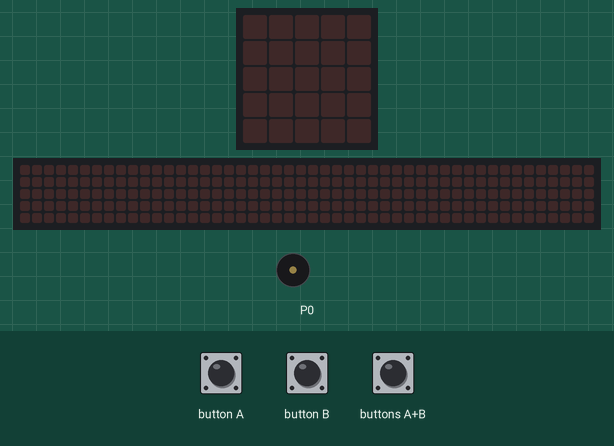
The program below on a simulated BBC micro:bit (MakeCode). Parts: the board's 5×5 LED display, a strip that is not on the board, showing the scrolling text unrolled, buzzer (waves = sounding). The test bench sets the inputs (shaded band). The 48×5 strip is a reading aid, not a part: it shows the text the display is scrolling, unrolled, one strip-width of it at a time.

Above: at 1.2 s.
1.3 s: button B pressed for 0.15 s
At 3.3 s:
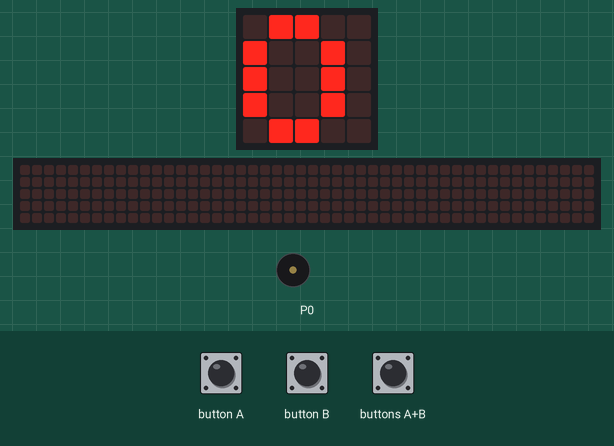
3.6 s: buttons A+B pressed for 0.15 s
At 3.82 s:
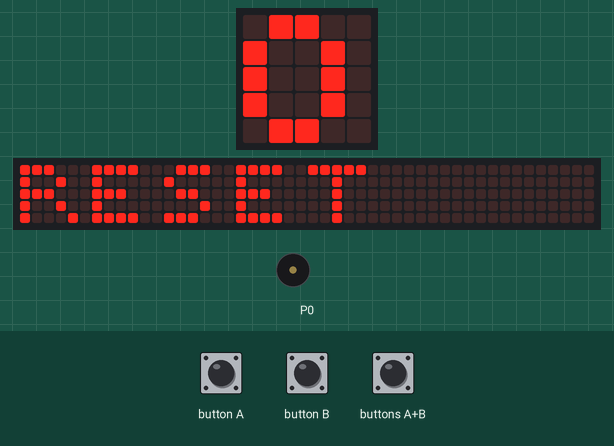
6.6 s: button A pressed for 0.15 s
At 9.22 s:
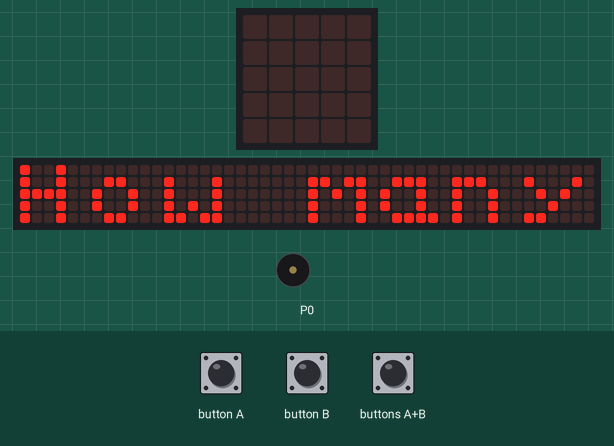
9.7 s: button B pressed for 0.15 s
At 17.17 s:
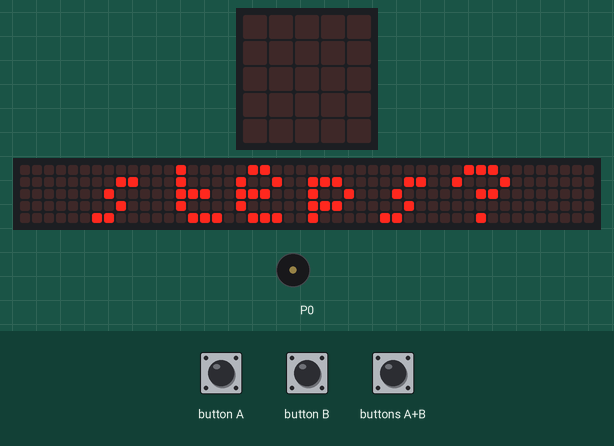
Timing chart, 0 to 18.7 s (numbered marks = the images above; inputs shaded):
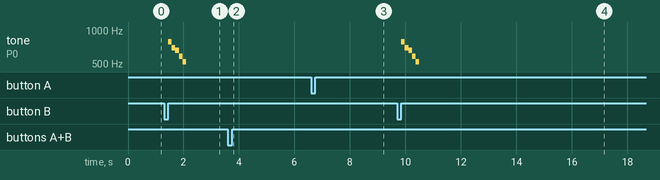

Measured:
- after the input at 1.3 s, tone on P0: plays 784 Hz for 0.13 s, 698 Hz for 0.13 s, 659 Hz for 0.13 s, 587 Hz for 0.13 s, 523 Hz for 0.13 s, starting after 0.15 s; the display: changes after 0.15 s (image 1)
- after the input at 3.6 s, the display: changes after 0.15 s (image 2)
- after the input at 6.6 s, the display: first differs from a run without the input after 2.6 s (image 3)
- after the input at 9.7 s, tone on P0: plays 784 Hz for 0.13 s, 698 Hz for 0.13 s, 659 Hz for 0.13 s, 587 Hz for 0.13 s, 523 Hz for 0.13 s, starting after 0.15 s
- what the display in image 4 shows lasts 0.4 s, from 17.0 s to 17.4 s

The program:

main.ts
```typescript
input.onButtonPressed(Button.A, function () {
    basic.showString("How many steps?")
    basic.showNumber(steps)
})
input.onGesture(Gesture.Shake, function () {
    steps += 1
    for (let index = 0; index < 2; index++) {
        basic.showIcon(IconNames.Heart)
        basic.showIcon(IconNames.SmallHeart)
    }
})
input.onButtonPressed(Button.AB, function () {
    steps = 0
    basic.showString("RESET")
})
input.onButtonPressed(Button.B, function () {
    if (steps >= 1500) {
        music.startMelody(music.builtInMelody(Melodies.JumpUp), MelodyOptions.Once)
    } else {
        music.startMelody(music.builtInMelody(Melodies.JumpDown), MelodyOptions.Once)
    }
    basic.showNumber(0.7 * steps)
})
let steps = 0
steps = 0
```

test.ts
```typescript
// 테스트는 여기로 이동합니다; 이 패키지가 확장으로 사용될 때 컴파일되지 않을 것 입니다.
```
